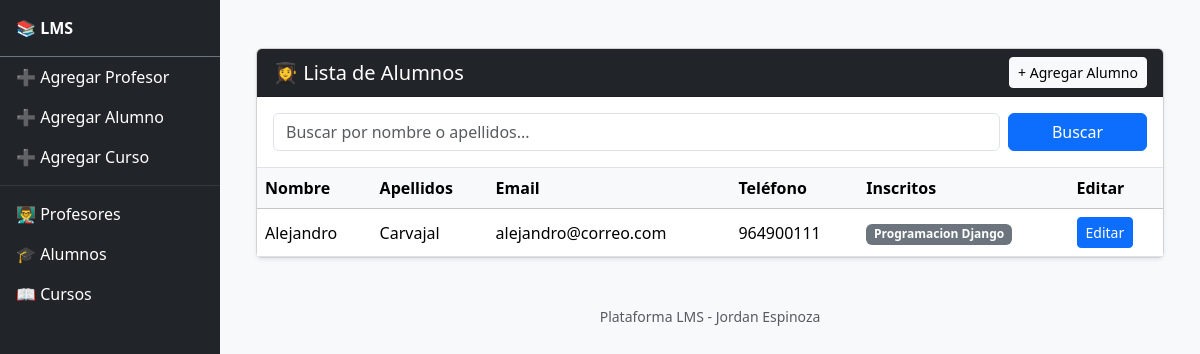
The page /plataforma/listar_alumnos/ on the database as committed earlier.
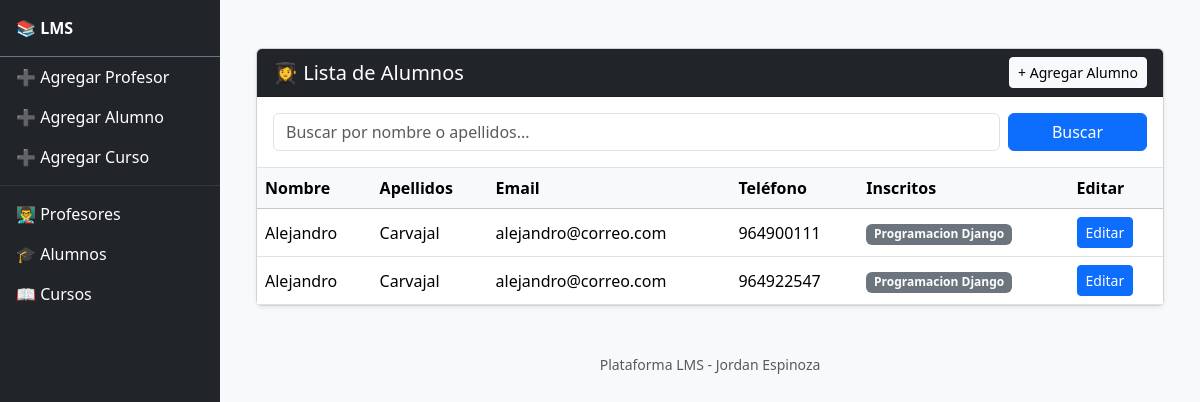
The same page on the database as committed later.
### Plataforma/models.py (models this page shows, shortened)
class Alumno(models.Model):
    nombre = models.CharField(max_length=100)
    apellidos = models.CharField(max_length=100)
    email = models.EmailField()
    telefono = models.CharField(max_length=15)
    fecha_nacimiento = models.DateField()
    fecha_inscripcion = models.DateField()
    cursos = models.ManyToManyField('Curso', related_name='alumnos', blank=True)

class Curso(models.Model):
    MODALIDAD_CHOICES = [
        ('Mañana', 'Mañana'),
        ('Noche', 'Noche'),
        ('Fin de Semana', 'Fin de Semana'),
    ]
    nombre_curso = models.CharField(max_length=100)
    profesor_curso = models.ForeignKey(Profesor, on_delete=models.CASCADE, related_name='cursos')
    max_alumnos = models.PositiveIntegerField(default=40)  # límite
    fecha_inicio = models.DateField()
    fecha_fin = models.DateField()
    modalidad = models.CharField(max_length=100, choices=MODALIDAD_CHOICES)
    descripcion = models.TextField()

### Plataforma/views.py (the view)
# urls.py: path('listar_alumnos/', listar_alumnos, name='listar_alumnos'),
def listar_alumnos(request):
    buscar_alumno = request.GET.get("alumno", "")
    if buscar_alumno:
        alumnos = Alumno.objects.filter(
            Q(nombre__icontains=buscar_alumno) |
            Q(apellidos__icontains=buscar_alumno)
        )
    else:
        alumnos = Alumno.objects.all()
    return render(request, 'plataforma/listar_alumnos.html', {'alumnos': alumnos,'buscar_alumno':buscar_alumno})

### Plataforma/templates/plataforma/listar_alumnos.html (shortened to what this page needs)
{% extends 'template_base.html' %}
{% load static %}
{% block content %}
<div class="container mt-4">
    <div class="card shadow-sm">
        <div class="card-header bg-dark text-white d-flex justify-content-between align-items-center">
            <h5 class="mb-0">👩‍🎓 Lista de Alumnos</h5>
            <a href="{% url 'agregar_alumno' %}" class="btn btn-sm btn-light">+ Agregar Alumno</a>
        </div>
        <div class="card-body border-bottom">
            <form method="get" class="row g-2">
                <div class="col-md-10">
                    <input type="text" name="alumno" class="form-control" placeholder="Buscar por nombre o apellidos..." value="{{ buscar_alumno }}">
                </div>
                <div class="col-md-2 d-grid">
                    <button type="submit" class="btn btn-primary">Buscar</button>
                </div>
            </form>
        </div>
        <div class="card-body p-0">
            {% if alumnos %}
            <div class="table-responsive">
                <table class="table table-hover align-middle mb-0">
                    <thead class="table-light">
                        <tr>
                            <th>Nombre</th>
                            <th>Apellidos</th>
                            <th>Email</th>
                            <th>Teléfono</th>
                            <th>Inscritos</th>
                            <th>Editar</th>
                        </tr>
                    </thead>
                    <tbody>
                        {% for alumno in alumnos %}
                        <tr>
                            <td>{{ alumno.nombre }}</td>
                            <td>{{ alumno.apellidos }}</td>
                            <td>{{ alumno.email }}</td>
                            <td>{{ alumno.telefono }}</td>
                            <td>
                                {% for curso in alumno.cursos.all %}
                                    <span class="badge bg-secondary">{{ curso.nombre_curso }}</span>
                                {% empty %}
                                    <span class="text-muted">Sin cursos</span>
                                {% endfor %}
                            </td>
                            <td>
                                <a href="{% url 'editar_alumno' alumno.id %}" class="btn btn-sm btn-primary">
                                     Editar
                                </a>
                            </td>
                        </tr>
                        {% endfor %}
                    </tbody>
                </table>
            </div>
            {% else %}
                <div class="p-3 text-muted">
                    No hay alumnos registrados{% if buscar_alumno %} que coincidan con "{{ buscar_alumno }}"{% endif %}.
                </div>
            {% endif %}
        </div>
    </div>
</div>
{% endblock content %}

Rows that differ between the two databases and show on the page:
added Alumno: nombre "Alejandro", apellidos "Carvajal", email "alejandro@correo.com", telefono "964922547", Curso (nombre_curso "Programacion Django")
